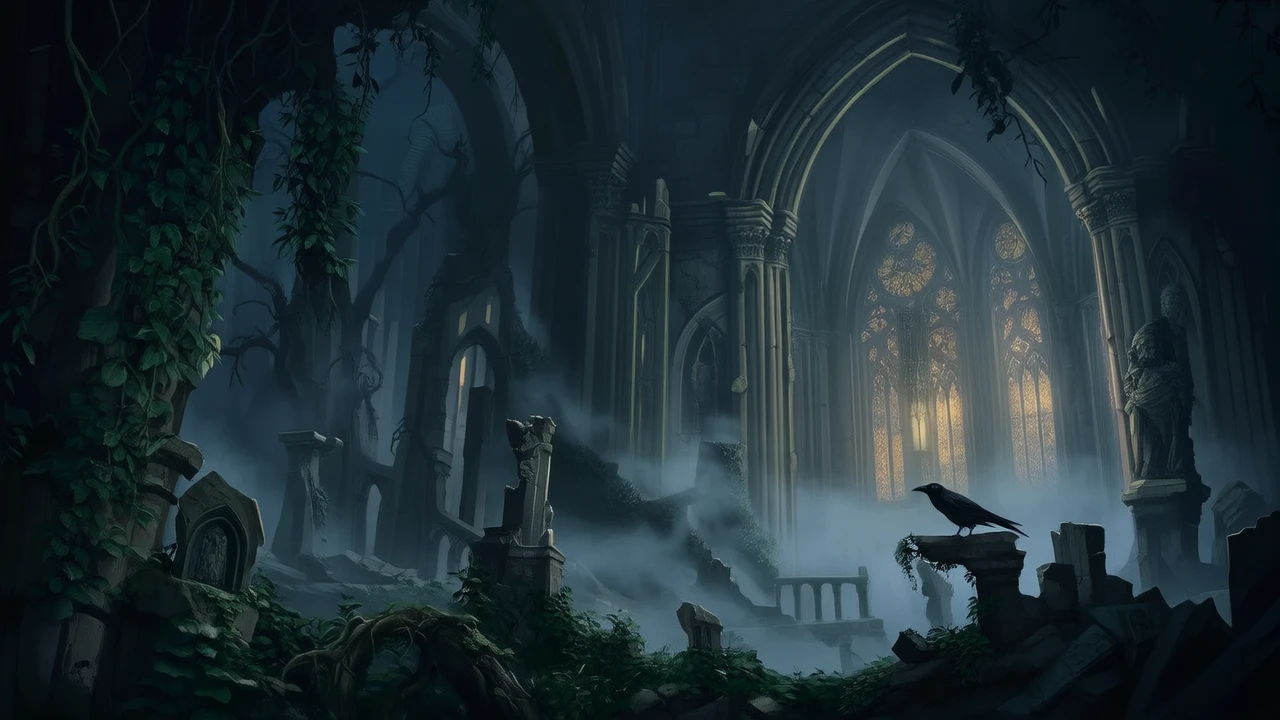
#> input picture game/images/hd/bg_ancient_ruins.webp, 2560 x 1440 px (shown at 1/2 size); its folder holds 4 pictures in this run
$ python replace_backgrounds.py
#> lines starting #> are read from the running program, lines starting #| are printed output that depends on the picture
"""
Replace original SD backgrounds with HD versions resized to 1280x720.
- Backs up originals to images/backup_sd/
- Resizes HD (2560x1440) images to 1280x720 webp quality=95
- Keeps HD originals in images/hd/ untouched
"""

import os
import shutil
from PIL import Image

BASE = os.path.dirname(os.path.abspath(__file__))
IMAGES_DIR = os.path.join(BASE, "images")
HD_DIR = os.path.join(IMAGES_DIR, "hd")
BACKUP_DIR = os.path.join(IMAGES_DIR, "backup_sd")

TARGET_SIZE = (1280, 720)
WEBP_QUALITY = 95

os.makedirs(BACKUP_DIR, exist_ok=True)

hd_files = [f for f in os.listdir(HD_DIR) if f.startswith("bg_") and f.endswith(".webp")]
hd_files.sort()

print(f"Found {len(hd_files)} HD backgrounds to process.\n")

replaced = 0
skipped = 0

for fname in hd_files:
    hd_path = os.path.join(HD_DIR, fname)
    original_path = os.path.join(IMAGES_DIR, fname)
    backup_path = os.path.join(BACKUP_DIR, fname)

    if not os.path.exists(original_path):
        print(f"  SKIP {fname} - no matching original found")
        skipped += 1
        continue

    # Back up original (only if not already backed up)
    if not os.path.exists(backup_path):
        shutil.copy2(original_path, backup_path)

    # Open HD image, resize to 1280x720 with high-quality resampling, save as webp
    with Image.open(hd_path) as img:
#> img is the input picture: PIL image 2560x1440 RGB; mean R, G, B 31.1, 46.5, 52.7
        hd_size = img.size
#> hd_size = (2560, 1440)
        resized = img.resize(TARGET_SIZE, Image.LANCZOS)
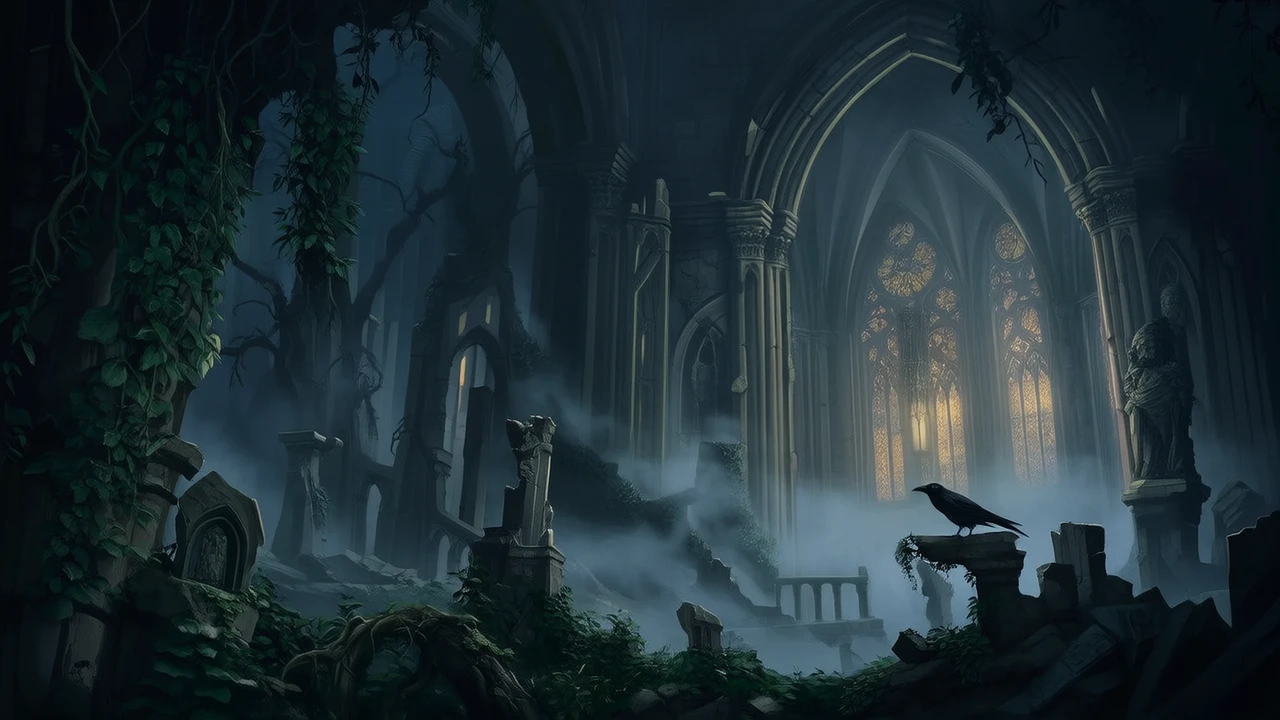
#> resized: PIL image 1280x720 RGB; mean R, G, B 31.1, 46.5, 52.7
        resized.save(original_path, "WEBP", quality=WEBP_QUALITY)

    new_size = os.path.getsize(original_path)
    old_size = os.path.getsize(backup_path)
    print(f"  OK {fname}: {hd_size} -> {TARGET_SIZE}, {old_size//1024}KB -> {new_size//1024}KB")
#|   OK bg_ancient_ruins.webp: (2560, 1440) -> (1280, 720), 257KB -> 147KB
    replaced += 1
#> pass 2 of the loop `for fname in hd_files:`:
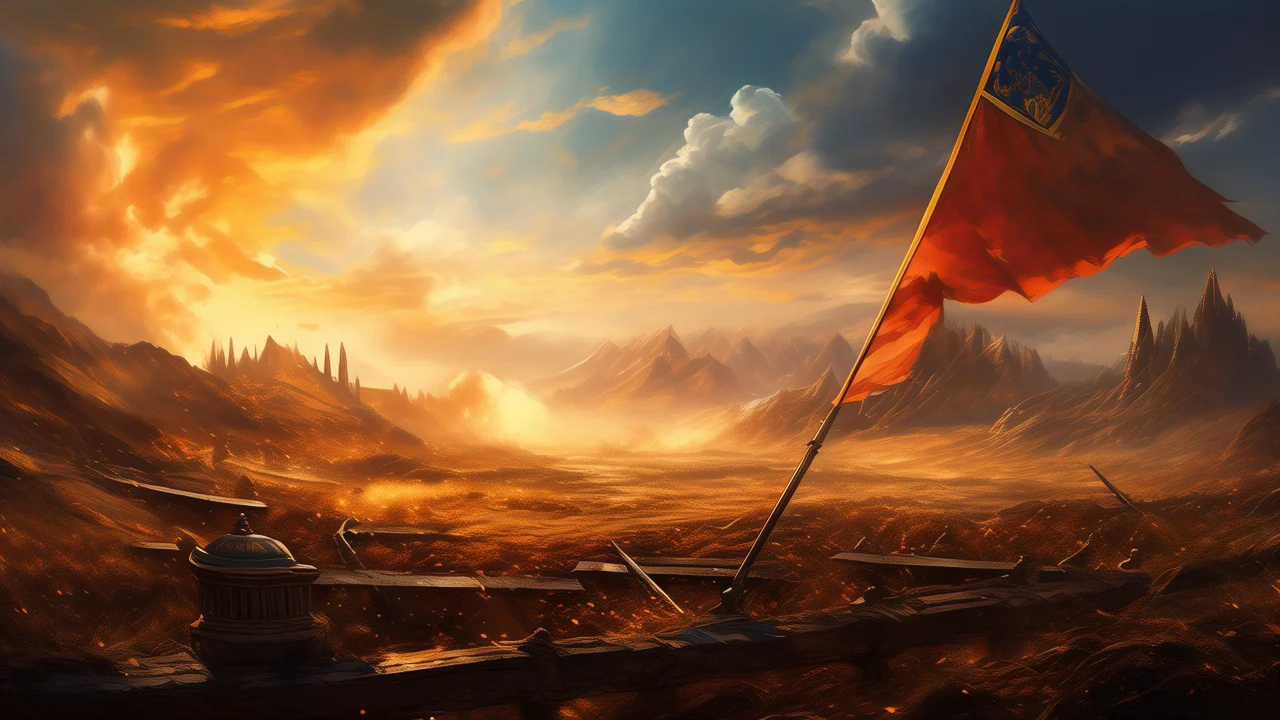
#> input picture game/images/hd/bg_battlefield.webp, 2560 x 1440 px (shown at 1/2 size)
#> img is the input picture: PIL image 2560x1440 RGB; mean R, G, B 126.6, 85.4, 53.4
#> `resized = img.resize(TARGET_SIZE, Image.LANCZOS)`:
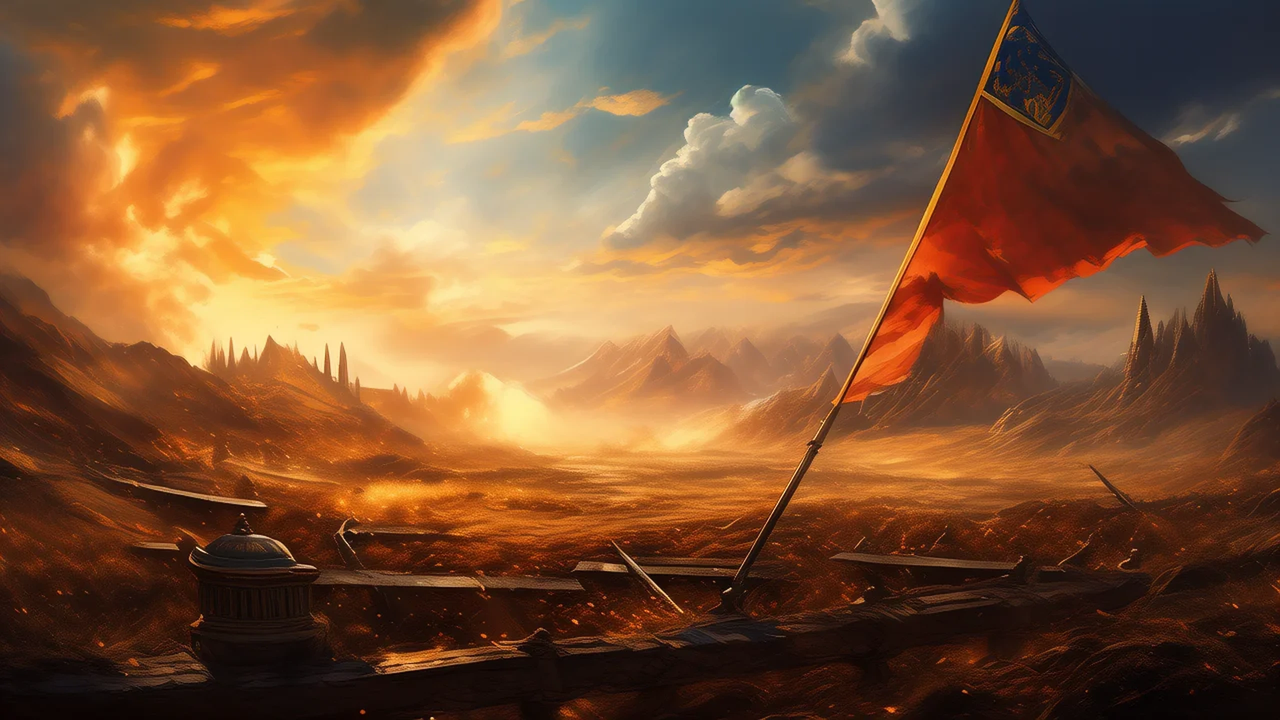
#> resized: PIL image 1280x720 RGB; mean R, G, B 126.6, 85.4, 53.4
#|   OK bg_battlefield.webp: (2560, 1440) -> (1280, 720), 375KB -> 194KB
#> pass 3 of the loop `for fname in hd_files:`:
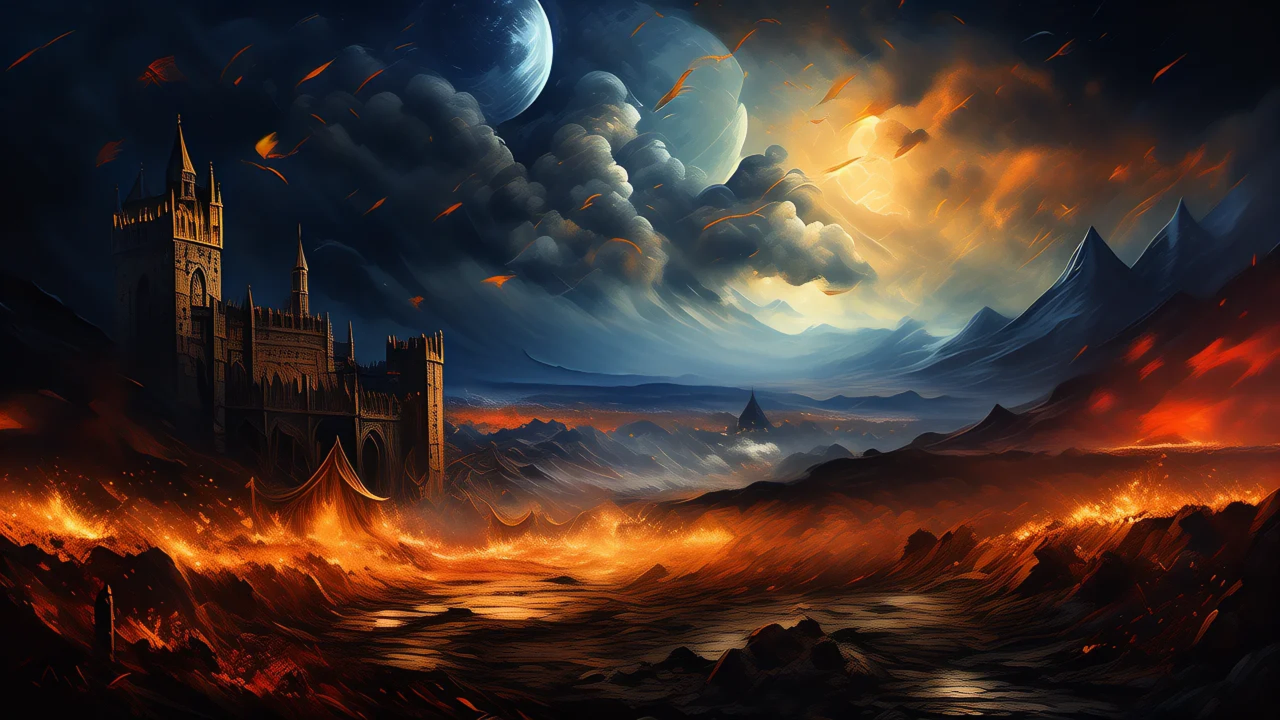
#> input picture game/images/hd/bg_battlefield_night.webp, 2560 x 1440 px (shown at 1/2 size)
#> img is the input picture: PIL image 2560x1440 RGB; mean R, G, B 65.3, 49.2, 43.1
#> `resized = img.resize(TARGET_SIZE, Image.LANCZOS)`:
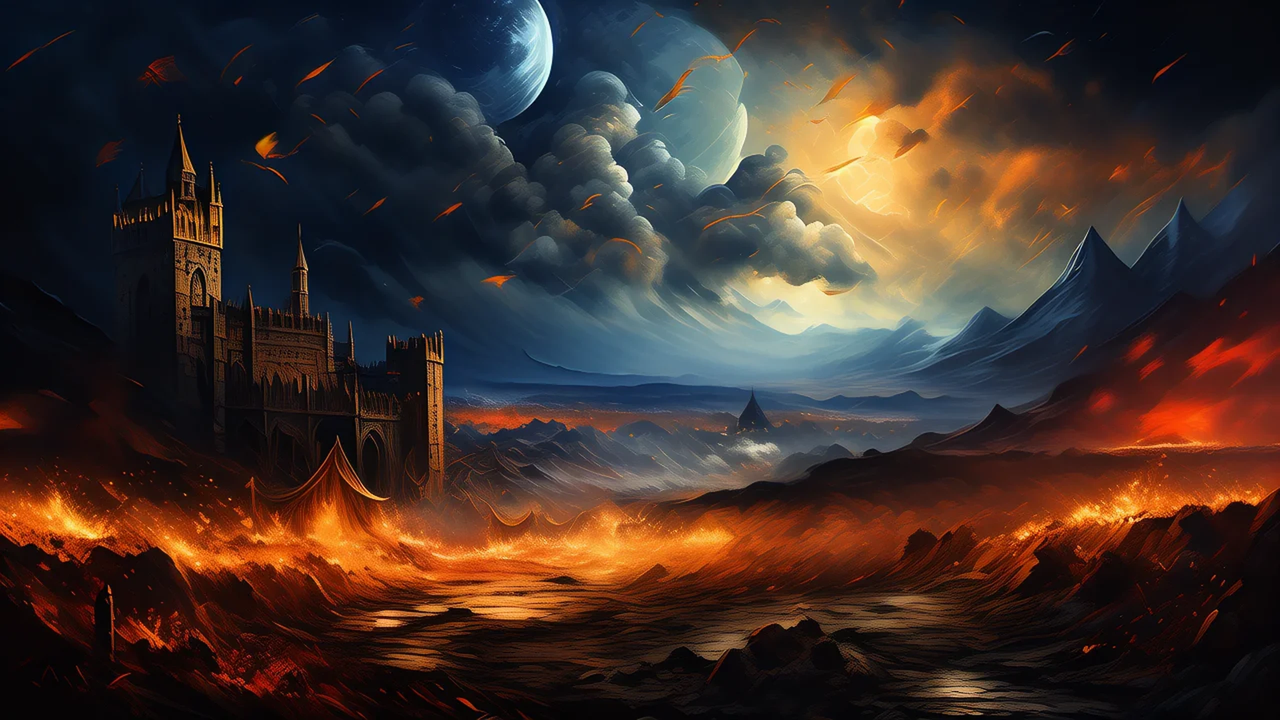
#> resized: PIL image 1280x720 RGB; mean R, G, B 65.3, 49.2, 43.1
#|   OK bg_battlefield_night.webp: (2560, 1440) -> (1280, 720), 396KB -> 204KB
#> the loop made 4 passes; the first 3 are shown

print(f"\nDone! Replaced: {replaced}, Skipped: {skipped}")
print(f"Backups saved to: {BACKUP_DIR}")
